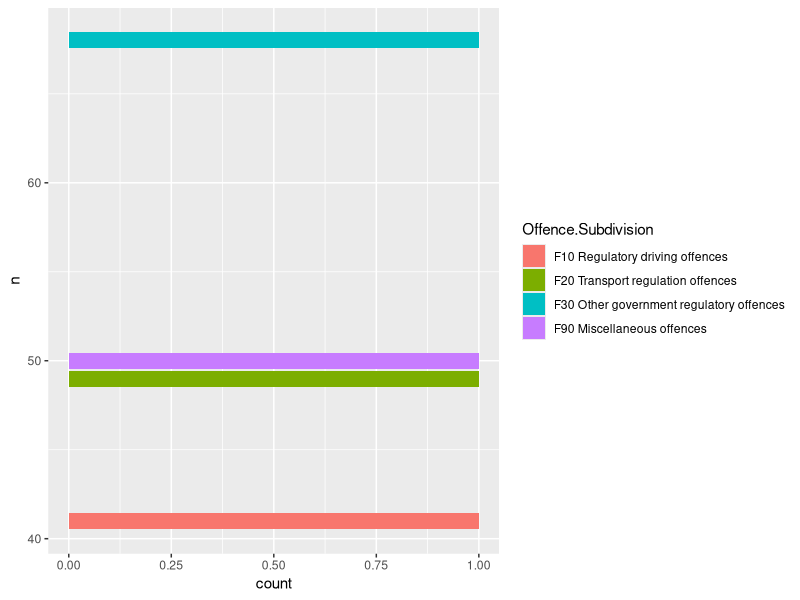

Generate this figure with R:
## ---- chunk 1
set.seed(96024)
library(tidyverse)
data = read.csv("Data_Tables_Criminal_Incidents_Visualisation_Year_Ending_December_2019.csv")
sample(unique(data$Offence.Division),1)
Off_F = data %>%
  filter(Offence.Division == "F Other offences")
Off_F %>%
  group_by(Offence.Division,Offence.Subdivision) %>%
  summarise(n=n())%>%
  ggplot(aes(y=n,fill=Offence.Subdivision))+geom_bar()
